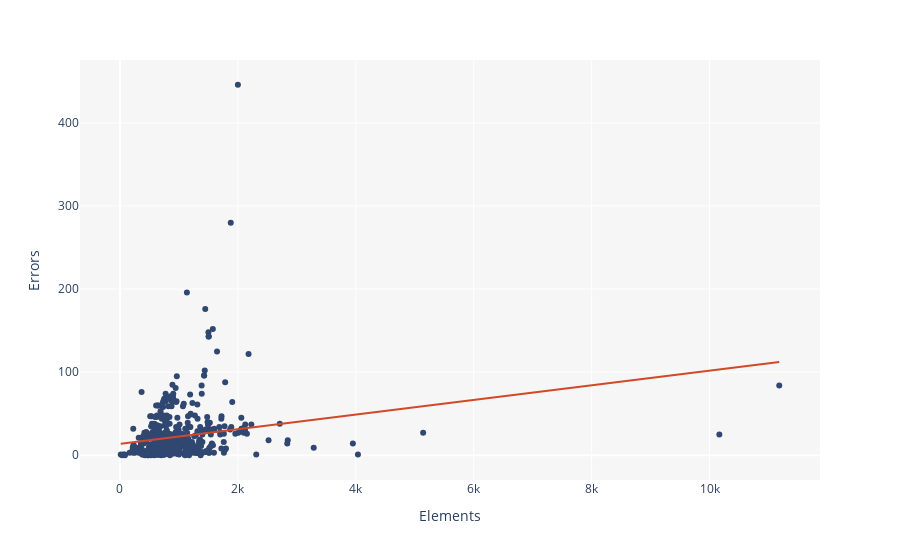

Notebook code cell kept with this figure:
### Code cell
fig = px.scatter(df, x='Elements', y='Errors', 
                 color_discrete_sequence=["#304871"],
                 trendline="ols", trendline_color_override="#D2492A")
fig.update_layout(paper_bgcolor="rgba(0,0,0,0)", plot_bgcolor="rgba(0.1,0.1,0.1,0.04)", showlegend=False,)
fig.show() 
fig.write_image("images/errorElementCorr.png")

### Figure 1 — Plotly figure (JSON) as saved in the notebook; plotly's stock layout.template omitted (floating-point values rounded to 4 significant figures; data arrays with more than 128 entries replaced by an {"elided": "..."} marker saying what was removed)
{"data": [{"hovertemplate": "Elements=%{x}<br>Errors=%{y}<extra></extra>", "legendgroup": "", "marker": {"color": "#304871", "symbol": "circle"}, "mode": "markers", "name": "", "orientation": "v", "showlegend": false, "type": "scatter", "x": {"elided": "540 int values"}, "xaxis": "x", "y": {"elided": "540 int values"}, "yaxis": "y"}, {"hovertemplate": "<b>OLS trendline</b><br>Errors = 0.00880675 * Elements + 13.7355<br>R<sup>2</sup>=0.043860<br><br>Elements=%{x}<br>Errors=%{y} <b>(trend)</b><extra></extra>", "legendgroup": "", "line": {"color": "#D2492A"}, "marker": {"color": "#304871", "symbol": "circle"}, "mode": "lines", "name": "", "showlegend": false, "type": "scatter", "x": {"elided": "540 int values"}, "xaxis": "x", "y": {"elided": "540 float values"}, "yaxis": "y"}], "layout": {"legend": {"tracegroupgap": 0}, "margin": {"t": 60}, "paper_bgcolor": "rgba(0,0,0,0)", "plot_bgcolor": "rgba(0.1,0.1,0.1,0.04)", "showlegend": false, "xaxis": {"anchor": "y", "domain": [0, 1], "title": {"text": "Elements"}}, "yaxis": {"anchor": "x", "domain": [0, 1], "title": {"text": "Errors"}}}}
